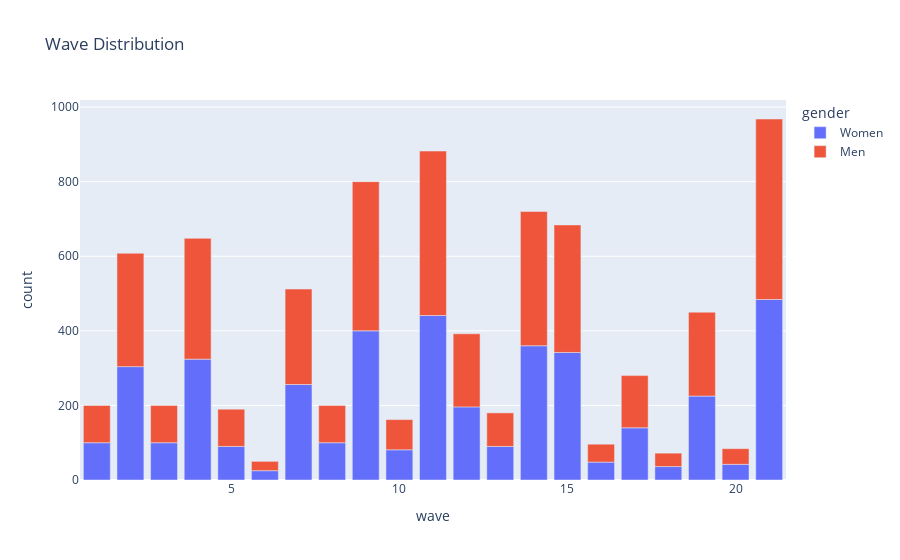

Notebook cell for this chart:
### Code cell
fig = px.bar(df_wave_distribution, x="wave", y="count", color = 'gender', title='Wave Distribution')
fig.show()

### Figure 1 — Plotly figure (JSON) as saved in the notebook; plotly's stock layout.template omitted (floating-point values rounded to 4 significant figures)
{"data": [{"alignmentgroup": "True", "hovertemplate": "gender=Women<br>wave=%{x}<br>count=%{y}<extra></extra>", "legendgroup": "Women", "marker": {"color": "#636efa", "pattern": {"shape": ""}}, "name": "Women", "offsetgroup": "Women", "orientation": "v", "showlegend": true, "textposition": "auto", "type": "bar", "x": [21, 11, 9, 14, 15, 4, 2, 7, 19, 12, 17, 1, 3, 8, 5, 13, 10, 16, 20, 18, 6], "xaxis": "x", "y": [484, 441, 400, 360, 342, 324, 304, 256, 225, 196, 140, 100, 100, 100, 90, 90, 81, 48, 42, 36, 25], "yaxis": "y"}, {"alignmentgroup": "True", "hovertemplate": "gender=Men<br>wave=%{x}<br>count=%{y}<extra></extra>", "legendgroup": "Men", "marker": {"color": "#EF553B", "pattern": {"shape": ""}}, "name": "Men", "offsetgroup": "Men", "orientation": "v", "showlegend": true, "textposition": "auto", "type": "bar", "x": [21, 11, 9, 14, 15, 4, 2, 7, 19, 12, 17, 1, 3, 5, 8, 13, 10, 16, 20, 18, 6], "xaxis": "x", "y": [484, 441, 400, 360, 342, 324, 304, 256, 225, 196, 140, 100, 100, 100, 100, 90, 81, 48, 42, 36, 25], "yaxis": "y"}], "layout": {"barmode": "relative", "legend": {"title": {"text": "gender"}, "tracegroupgap": 0}, "title": {"text": "Wave Distribution"}, "xaxis": {"anchor": "y", "domain": [0, 1], "title": {"text": "wave"}}, "yaxis": {"anchor": "x", "domain": [0, 1], "title": {"text": "count"}}}}
